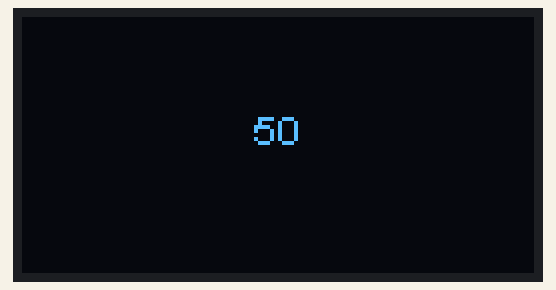
Simulated run of this program. Board: ESP32. Shown: 128×64 one-colour display.

Above: at 2.52 s.

The program:

main.cpp
```cpp
#include <Arduino.h>
#include <Wire.h>               // Only needed for Arduino 1.6.5 and earlier
#include "SSD1306Wire.h"        // legacy: #include "SSD1306.h"

#define SDA 5
#define SCL 4
#define ADDRESSE 0x3c

// Initialize the OLED display using Arduino Wire:
SSD1306Wire display(ADDRESSE, SDA, SCL);   // ADDRESS, SDA, SCL  -  SDA and SCL usually populate automatically based on your board's pins_arduino.h e.g. https://github.com/esp8266/Arduino/blob/master/variants/nodemcu/pins_arduino.h

int compteur;
// put function declarations here:
void vTaskCompteur(void *pvParameters);


void setup() {
  // put your setup code here, to run once:
  display.init();
  compteur = 0;

  xTaskCreate(vTaskCompteur, "vTaskCompteur", 10000, NULL, 1, NULL);
}

void loop() {
  // put your main code here, to run repeatedly:
}

// put function definitions here:
void vTaskCompteur(void *pvParameters){

  const char *cTaskName = "Compteur";
  UBaseType_t uxPriority;
  uxPriority = uxTaskPriorityGet( NULL );

  TickType_t xLastWakeTimeConso;
  xLastWakeTimeConso = xTaskGetTickCount();

  for(;;){
    display.clear();


    display.setTextAlignment(TEXT_ALIGN_CENTER);
    display.drawString(64, 22, String(compteur));

    display.display();

    if( compteur + 1 < 60 ){
      compteur++;
    }else{
      compteur=0;
    }

    vTaskDelayUntil( &xLastWakeTimeConso, pdMS_TO_TICKS( 50 ) );
  }

}
```

Measured:
- by itself, everything shown: repeats every 3.0 s, in 60 steps
